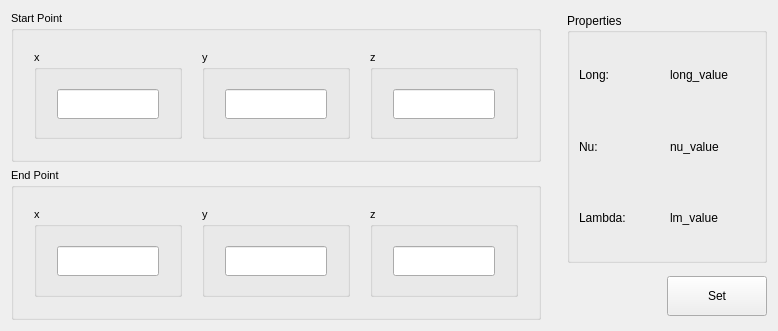
<?xml version="1.0" encoding="UTF-8"?>
<ui version="4.0">
 <class>Form</class>
 <widget class="QWidget" name="Form">
  <property name="geometry">
   <rect>
    <x>0</x>
    <y>0</y>
    <width>778</width>
    <height>331</height>
   </rect>
  </property>
  <property name="sizePolicy">
   <sizepolicy hsizetype="Fixed" vsizetype="Fixed">
    <horstretch>0</horstretch>
    <verstretch>0</verstretch>
   </sizepolicy>
  </property>
  <property name="maximumSize">
   <size>
    <width>778</width>
    <height>331</height>
   </size>
  </property>
  <property name="windowTitle">
   <string>Form</string>
  </property>
  <property name="styleSheet">
   <string notr="true">
</string>
  </property>
  <layout class="QGridLayout" name="gridLayout_7">
   <item row="0" column="1">
    <layout class="QVBoxLayout" name="verticalLayout_2">
     <property name="spacing">
      <number>11</number>
     </property>
     <property name="topMargin">
      <number>0</number>
     </property>
     <property name="rightMargin">
      <number>0</number>
     </property>
     <item>
      <widget class="QGroupBox" name="groupBox_9">
       <property name="sizePolicy">
        <sizepolicy hsizetype="Preferred" vsizetype="Minimum">
         <horstretch>0</horstretch>
         <verstretch>0</verstretch>
        </sizepolicy>
       </property>
       <property name="minimumSize">
        <size>
         <width>200</width>
         <height>150</height>
        </size>
       </property>
       <property name="maximumSize">
        <size>
         <width>16777215</width>
         <height>250</height>
        </size>
       </property>
       <property name="title">
        <string>Properties</string>
       </property>
       <layout class="QGridLayout" name="gridLayout_8">
        <item row="1" column="0">
         <widget class="QLabel" name="label_2">
          <property name="text">
           <string>Nu:</string>
          </property>
         </widget>
        </item>
        <item row="1" column="1">
         <widget class="QLabel" name="label_5">
          <property name="text">
           <string>nu_value</string>
          </property>
         </widget>
        </item>
        <item row="2" column="0">
         <widget class="QLabel" name="label_3">
          <property name="text">
           <string>Lambda:</string>
          </property>
         </widget>
        </item>
        <item row="0" column="0">
         <widget class="QLabel" name="label">
          <property name="text">
           <string>Long:</string>
          </property>
         </widget>
        </item>
        <item row="0" column="1">
         <widget class="QLabel" name="label_4">
          <property name="text">
           <string>long_value</string>
          </property>
         </widget>
        </item>
        <item row="2" column="1">
         <widget class="QLabel" name="label_6">
          <property name="text">
           <string>lm_value</string>
          </property>
         </widget>
        </item>
       </layout>
      </widget>
     </item>
     <item>
      <widget class="QPushButton" name="pushButton">
       <property name="sizePolicy">
        <sizepolicy hsizetype="Maximum" vsizetype="Fixed">
         <horstretch>0</horstretch>
         <verstretch>0</verstretch>
        </sizepolicy>
       </property>
       <property name="minimumSize">
        <size>
         <width>100</width>
         <height>40</height>
        </size>
       </property>
       <property name="layoutDirection">
        <enum>Qt::RightToLeft</enum>
       </property>
       <property name="text">
        <string>Set</string>
       </property>
      </widget>
     </item>
    </layout>
   </item>
   <item row="0" column="0">
    <layout class="QVBoxLayout" name="verticalLayout">
     <property name="rightMargin">
      <number>20</number>
     </property>
     <item>
      <widget class="QGroupBox" name="start_group">
       <property name="sizePolicy">
        <sizepolicy hsizetype="Preferred" vsizetype="Maximum">
         <horstretch>0</horstretch>
         <verstretch>0</verstretch>
        </sizepolicy>
       </property>
       <property name="minimumSize">
        <size>
         <width>0</width>
         <height>150</height>
        </size>
       </property>
       <property name="font">
        <font>
         <family>MS Shell Dlg 2</family>
         <pointsize>8</pointsize>
         <weight>50</weight>
         <italic>false</italic>
         <bold>false</bold>
         <stylestrategy>PreferAntialias</stylestrategy>
        </font>
       </property>
       <property name="styleSheet">
        <string notr="true"/>
       </property>
       <property name="title">
        <string>Start Point</string>
       </property>
       <layout class="QHBoxLayout" name="horizontalLayout">
        <property name="spacing">
         <number>20</number>
        </property>
        <property name="leftMargin">
         <number>20</number>
        </property>
        <property name="topMargin">
         <number>20</number>
        </property>
        <property name="rightMargin">
         <number>20</number>
        </property>
        <property name="bottomMargin">
         <number>20</number>
        </property>
        <item>
         <widget class="QGroupBox" name="groupBox_2">
          <property name="font">
           <font>
            <family>MS Shell Dlg 2</family>
            <pointsize>8</pointsize>
            <weight>50</weight>
            <italic>false</italic>
            <bold>false</bold>
            <stylestrategy>PreferAntialias</stylestrategy>
           </font>
          </property>
          <property name="title">
           <string>x</string>
          </property>
          <layout class="QGridLayout" name="gridLayout">
           <property name="leftMargin">
            <number>20</number>
           </property>
           <property name="topMargin">
            <number>20</number>
           </property>
           <property name="rightMargin">
            <number>20</number>
           </property>
           <property name="bottomMargin">
            <number>20</number>
           </property>
           <property name="spacing">
            <number>20</number>
           </property>
           <item row="0" column="0">
            <widget class="QLineEdit" name="lineEdit">
             <property name="minimumSize">
              <size>
               <width>0</width>
               <height>30</height>
              </size>
             </property>
             <property name="layoutDirection">
              <enum>Qt::RightToLeft</enum>
             </property>
             <property name="frame">
              <bool>true</bool>
             </property>
            </widget>
           </item>
          </layout>
         </widget>
        </item>
        <item>
         <widget class="QGroupBox" name="groupBox_4">
          <property name="font">
           <font>
            <family>MS Shell Dlg 2</family>
            <pointsize>8</pointsize>
            <weight>50</weight>
            <italic>false</italic>
            <bold>false</bold>
            <stylestrategy>PreferAntialias</stylestrategy>
           </font>
          </property>
          <property name="title">
           <string>y</string>
          </property>
          <layout class="QGridLayout" name="gridLayout_2">
           <property name="leftMargin">
            <number>20</number>
           </property>
           <property name="topMargin">
            <number>20</number>
           </property>
           <property name="rightMargin">
            <number>20</number>
           </property>
           <property name="bottomMargin">
            <number>20</number>
           </property>
           <property name="spacing">
            <number>20</number>
           </property>
           <item row="0" column="0">
            <widget class="QLineEdit" name="lineEdit_2">
             <property name="minimumSize">
              <size>
               <width>0</width>
               <height>30</height>
              </size>
             </property>
             <property name="layoutDirection">
              <enum>Qt::RightToLeft</enum>
             </property>
             <property name="frame">
              <bool>true</bool>
             </property>
            </widget>
           </item>
          </layout>
         </widget>
        </item>
        <item>
         <widget class="QGroupBox" name="groupBox_5">
          <property name="font">
           <font>
            <family>MS Shell Dlg 2</family>
            <pointsize>8</pointsize>
            <weight>50</weight>
            <italic>false</italic>
            <bold>false</bold>
            <stylestrategy>PreferAntialias</stylestrategy>
           </font>
          </property>
          <property name="title">
           <string>z</string>
          </property>
          <layout class="QGridLayout" name="gridLayout_3">
           <property name="leftMargin">
            <number>20</number>
           </property>
           <property name="topMargin">
            <number>20</number>
           </property>
           <property name="rightMargin">
            <number>20</number>
           </property>
           <property name="bottomMargin">
            <number>20</number>
           </property>
           <property name="spacing">
            <number>20</number>
           </property>
           <item row="0" column="0">
            <widget class="QLineEdit" name="lineEdit_3">
             <property name="minimumSize">
              <size>
               <width>0</width>
               <height>30</height>
              </size>
             </property>
             <property name="layoutDirection">
              <enum>Qt::RightToLeft</enum>
             </property>
             <property name="frame">
              <bool>true</bool>
             </property>
            </widget>
           </item>
          </layout>
         </widget>
        </item>
       </layout>
      </widget>
     </item>
     <item>
      <widget class="QGroupBox" name="end_group">
       <property name="sizePolicy">
        <sizepolicy hsizetype="Preferred" vsizetype="Maximum">
         <horstretch>0</horstretch>
         <verstretch>0</verstretch>
        </sizepolicy>
       </property>
       <property name="minimumSize">
        <size>
         <width>0</width>
         <height>150</height>
        </size>
       </property>
       <property name="font">
        <font>
         <family>MS Shell Dlg 2</family>
         <pointsize>8</pointsize>
         <weight>50</weight>
         <italic>false</italic>
         <bold>false</bold>
         <stylestrategy>PreferAntialias</stylestrategy>
        </font>
       </property>
       <property name="title">
        <string>End Point</string>
       </property>
       <layout class="QHBoxLayout" name="horizontalLayout_2">
        <property name="spacing">
         <number>20</number>
        </property>
        <property name="leftMargin">
         <number>20</number>
        </property>
        <property name="topMargin">
         <number>20</number>
        </property>
        <property name="rightMargin">
         <number>20</number>
        </property>
        <property name="bottomMargin">
         <number>20</number>
        </property>
        <item>
         <widget class="QGroupBox" name="groupBox_6">
          <property name="font">
           <font>
            <family>MS Shell Dlg 2</family>
            <pointsize>8</pointsize>
            <weight>50</weight>
            <italic>false</italic>
            <bold>false</bold>
            <stylestrategy>PreferAntialias</stylestrategy>
           </font>
          </property>
          <property name="title">
           <string>x</string>
          </property>
          <layout class="QGridLayout" name="gridLayout_4">
           <property name="leftMargin">
            <number>20</number>
           </property>
           <property name="topMargin">
            <number>20</number>
           </property>
           <property name="rightMargin">
            <number>20</number>
           </property>
           <property name="bottomMargin">
            <number>20</number>
           </property>
           <property name="spacing">
            <number>20</number>
           </property>
           <item row="0" column="0">
            <widget class="QLineEdit" name="lineEdit_4">
             <property name="minimumSize">
              <size>
               <width>0</width>
               <height>30</height>
              </size>
             </property>
             <property name="layoutDirection">
              <enum>Qt::RightToLeft</enum>
             </property>
             <property name="frame">
              <bool>true</bool>
             </property>
            </widget>
           </item>
          </layout>
         </widget>
        </item>
        <item>
         <widget class="QGroupBox" name="groupBox_7">
          <property name="font">
           <font>
            <family>MS Shell Dlg 2</family>
            <pointsize>8</pointsize>
            <weight>50</weight>
            <italic>false</italic>
            <bold>false</bold>
            <stylestrategy>PreferAntialias</stylestrategy>
           </font>
          </property>
          <property name="title">
           <string>y</string>
          </property>
          <layout class="QGridLayout" name="gridLayout_5">
           <property name="leftMargin">
            <number>20</number>
           </property>
           <property name="topMargin">
            <number>20</number>
           </property>
           <property name="rightMargin">
            <number>20</number>
           </property>
           <property name="bottomMargin">
            <number>20</number>
           </property>
           <property name="spacing">
            <number>20</number>
           </property>
           <item row="0" column="0">
            <widget class="QLineEdit" name="lineEdit_5">
             <property name="minimumSize">
              <size>
               <width>0</width>
               <height>30</height>
              </size>
             </property>
             <property name="layoutDirection">
              <enum>Qt::RightToLeft</enum>
             </property>
             <property name="frame">
              <bool>true</bool>
             </property>
            </widget>
           </item>
          </layout>
         </widget>
        </item>
        <item>
         <widget class="QGroupBox" name="groupBox_8">
          <property name="font">
           <font>
            <family>MS Shell Dlg 2</family>
            <pointsize>8</pointsize>
            <weight>50</weight>
            <italic>false</italic>
            <bold>false</bold>
            <stylestrategy>PreferAntialias</stylestrategy>
           </font>
          </property>
          <property name="title">
           <string>z</string>
          </property>
          <layout class="QGridLayout" name="gridLayout_6">
           <property name="leftMargin">
            <number>20</number>
           </property>
           <property name="topMargin">
            <number>20</number>
           </property>
           <property name="rightMargin">
            <number>20</number>
           </property>
           <property name="bottomMargin">
            <number>20</number>
           </property>
           <property name="spacing">
            <number>20</number>
           </property>
           <item row="0" column="0">
            <widget class="QLineEdit" name="lineEdit_6">
             <property name="minimumSize">
              <size>
               <width>0</width>
               <height>30</height>
              </size>
             </property>
             <property name="layoutDirection">
              <enum>Qt::RightToLeft</enum>
             </property>
             <property name="frame">
              <bool>true</bool>
             </property>
            </widget>
           </item>
          </layout>
         </widget>
        </item>
       </layout>
      </widget>
     </item>
    </layout>
   </item>
  </layout>
 </widget>
 <resources/>
 <connections/>
</ui>
